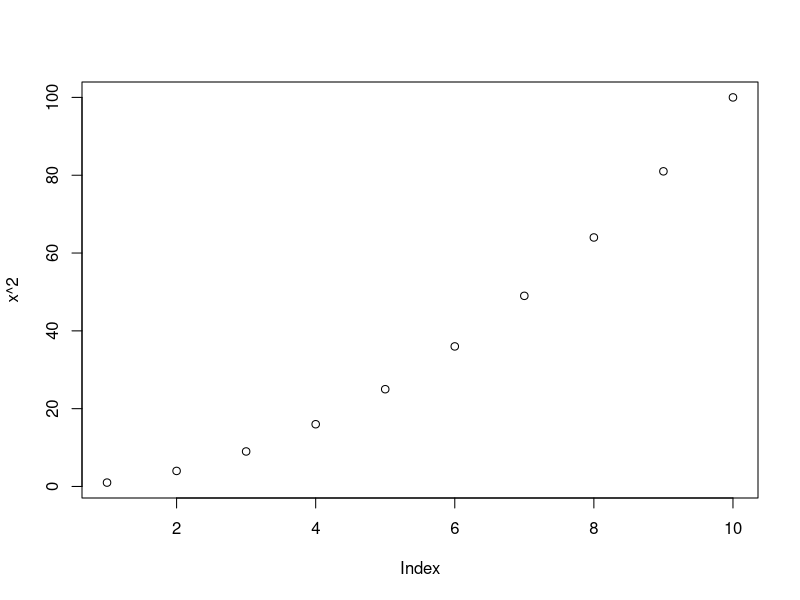

The R source for this figure:
## ---- chunk 1
knitr::opts_chunk$set(echo = TRUE, warning = FALSE, message = FALSE)
suppressPackageStartupMessages(library(tidyverse))
## ---- chunk 2
1 + 2
`+`(1,2)
## ---- chunk 3
mtcars[,3]
`[`(mtcars, , 3)
## ---- chunk 4
f <- function(x) x^2
formals(f)
body(f)
environment(f)
## ---- chunk 5
f <- function(x, y = 2) x^y
f(3)
## ---- chunk 6
f <- function(x, y = 2) x^y
f(3, 3)
## ---- chunk 7
f <- function(x, y = 2) x^y
f(y = 3, 2)
## ---- chunk 8
f <- function(x, y = 2, ...) x^y
f(3, 2, 1)
## ---- chunk 9
sum_string <- function(...) paste(..., sep = " + ")
sum_string(1, 2, 3, 4)
## ---- chunk 10
sim_values <- function(rdistr, ...) do.call(rdistr, list(...))
sim_values(rnorm, 5, mean = 10, sd = 1/10)
sim_values(runif, 10, min = 1, max = 2)
## ---- chunk 11
f <- function(x, y) x^2
f(3)
## ---- chunk 12
x <- 1:10
plot(x^2)
## ---- chunk 13
f <- function(x) x^y
y <- 3
f(2)
## ---- chunk 14
f <- function(x){
    y <- 2
    x^y
}
y <- 3
f(2)
## ---- chunk 15
f <- function(x){
    x^2
    x^3
}
f(2)
## ---- chunk 16
f <- function(x){
    return(x^2)
    x^3
}
f(2)
